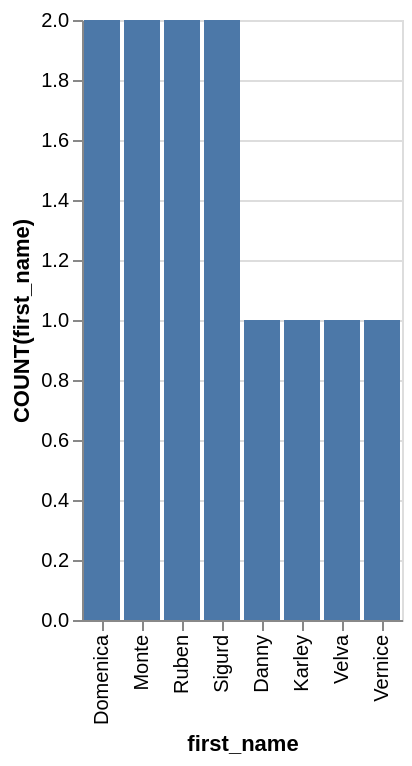

This figure's Vega-Lite source:
### Vega-Lite specification from a JSON file in a GitHub repository (floating-point values rounded to 4 significant figures)
{"data": {"values": [{"x_data": "Danny", "y_data": 1}, {"x_data": "Domenica", "y_data": 2}, {"x_data": "Karley", "y_data": 1}, {"x_data": "Monte", "y_data": 2}, {"x_data": "Ruben", "y_data": 2}, {"x_data": "Sigurd", "y_data": 2}, {"x_data": "Velva", "y_data": 1}, {"x_data": "Vernice", "y_data": 1}]}, "mark": "bar", "encoding": {"x": {"field": "x_data", "type": "nominal", "title": "first_name", "sort": {"op": "sum", "field": "y_data", "order": "descending"}}, "y": {"field": "y_data", "type": "quantitative", "title": "COUNT(first_name)"}}}
